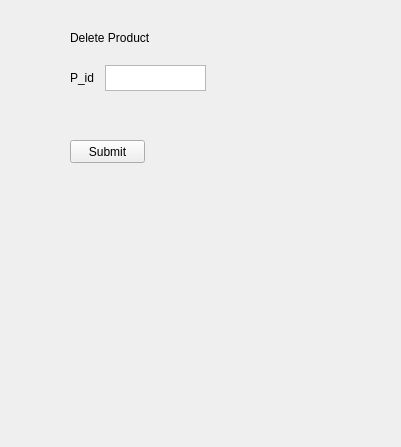
<?xml version="1.0" encoding="UTF-8"?>
<ui version="4.0">
 <class>P2del</class>
 <widget class="QWidget" name="P2del">
  <property name="geometry">
   <rect>
    <x>0</x>
    <y>0</y>
    <width>401</width>
    <height>447</height>
   </rect>
  </property>
  <property name="windowTitle">
   <string>Form</string>
  </property>
  <widget class="QLabel" name="label_3">
   <property name="geometry">
    <rect>
     <x>70</x>
     <y>70</y>
     <width>71</width>
     <height>16</height>
    </rect>
   </property>
   <property name="text">
    <string>P_id</string>
   </property>
  </widget>
  <widget class="QPushButton" name="pushButton">
   <property name="geometry">
    <rect>
     <x>70</x>
     <y>140</y>
     <width>75</width>
     <height>23</height>
    </rect>
   </property>
   <property name="text">
    <string>Submit</string>
   </property>
  </widget>
  <widget class="QLabel" name="label_2">
   <property name="geometry">
    <rect>
     <x>70</x>
     <y>30</y>
     <width>101</width>
     <height>16</height>
    </rect>
   </property>
   <property name="text">
    <string>Delete Product</string>
   </property>
  </widget>
  <widget class="QTextEdit" name="textEdit">
   <property name="geometry">
    <rect>
     <x>105</x>
     <y>65</y>
     <width>101</width>
     <height>26</height>
    </rect>
   </property>
  </widget>
 </widget>
 <resources/>
 <connections/>
</ui>
